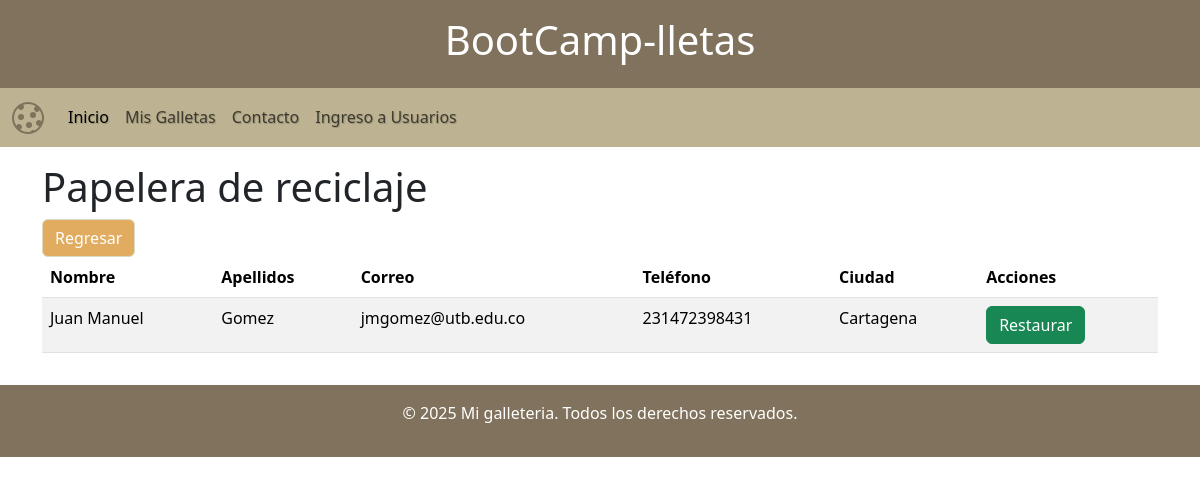
/database/contactos/papelera, run on the app's committed database.
### models.py (models this page shows)
class Contacto(db.Model):
    id = db.Column(db.Integer, primary_key=True)
    nombre = db.Column(db.String(100), nullable=False)
    apellidos = db.Column(db.String(100), nullable=False)
    email = db.Column(db.String(100), nullable=False)
    telefono = db.Column(db.String(15), nullable=False)
    ciudad = db.Column(db.String(100), nullable=False)
    borrado = db.Column(db.Boolean, default=False)

### app.py (the view)
@app.route("/database/contactos/papelera")
def database_contactos_papelera():
    contactos = Contacto.query.filter_by(borrado=True).all()
    return render_template("admin/contactos.html", contactos=contactos, papelera=True)

### templates/admin/contactos.html
{% extends 'base.html' %}
{% block content %}
    {% if papelera: %}
    <h1>Papelera de reciclaje</h1>
    <a href="{{ url_for('database_contactos') }}" class="btn btn-primary">Regresar</a>
    {% else: %}
    <h1>Contactos</h1>
    <a href="{{ url_for('database_contactos_papelera') }}" class="btn btn-primary">Papelera</a>
    {% endif %}
    <table class="table table-striped">
        <thead>
            <tr>
                <th>Nombre</th>
                <th>Apellidos</th>
                <th>Correo</th>
                <th>Teléfono</th>
                <th>Ciudad</th>
                <th>Acciones</th>
            </tr>
        </thead>
        <tbody>
            {% for contacto in contactos %}
                <tr>
                    <td>{{ contacto.nombre }}</td>
                    <td>{{ contacto.apellidos }}</td>
                    <td>{{ contacto.email }}</td>
                    <td>{{ contacto.telefono }}</td>
                    <td>{{ contacto.ciudad }}</td>
                    <td>
                        {% if papelera: %}
                        <a href="{{ url_for('restaurar_contacto', id=contacto.id) }}" class="btn btn-success">Restaurar</a>
                        {% else: %}
                        <a href="{{ url_for('editar_contacto', id=contacto.id) }}" class="btn btn-primary">Editar</a>
                        <a href="{{ url_for('eliminar_contacto', id=contacto.id) }}" class="btn btn-danger" onclick="return confirm('¿Estás seguro de que deseas eliminar este contacto?')">Eliminar</a>
                        {% endif %}
                    </td>
                </tr>
            {% endfor %}
        </tbody>
    </table>
{% endblock %}

### static/css/estilo.css (style rules this page uses)
:root { --earth-yellow: #E1AB60; --pearl: #DADAC0; --coyote: #80725C; --burnt-orange: #AE5F2D; --russet: #804b32; --khaki: #BDB392; }
.btn-primary, .text-bg-primary { background-color: var(--earth-yellow) !important; border-color: var(--pearl) !important; }

### data on the page
Contacto: nombre "Juan Manuel", apellidos "Gomez", email "jmgomez@utb.edu.co", telefono "231472398431", ciudad "Cartagena"
